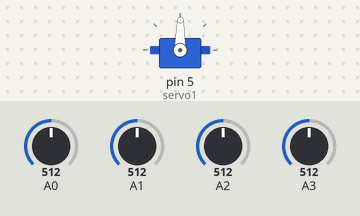
Bench run of a sketch on a simulated Arduino Uno, built with avr-gcc and run on an emulated ATmega328P. Shown: servo. The test bench sets the inputs (shaded band); at power-on: A0 = 512, A1 = 512, A2 = 512, A3 = 512.

Above: at 1.2 s.
1.3 s: A0 set to 716
At 2.0 s:
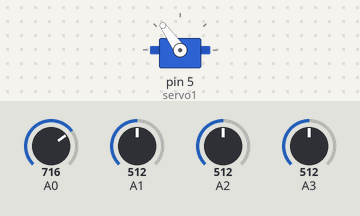
2.8 s: A0 set to 992
At 3.7 s:
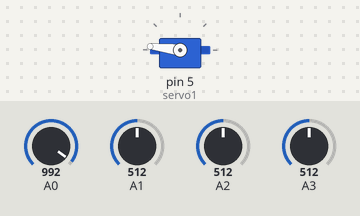
4.3 s: A0 set to 306
At 5.5 s:
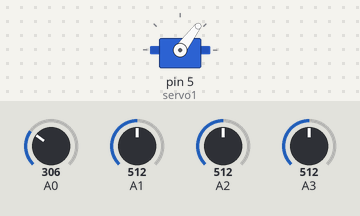
5.8 s: A0 set to 30
At 7.1 s:
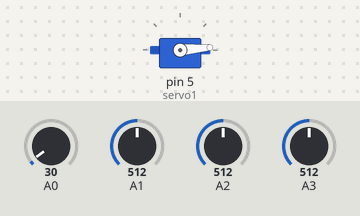
Timing chart, 0 to 8.4 s (numbered marks = the images above; inputs shaded):
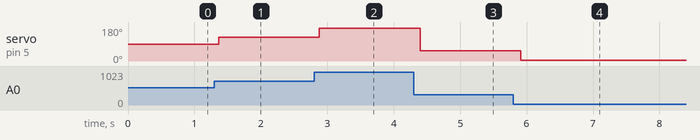

The sketch:

JoystickServomotor.ino
```cpp
/* ------------------------------------------------------------*/
/*           CONTROL 4 SERVOMOTORES CON 4 JOYSTICK             */
/* ------------------------------------------------------------*/
/* ------------------------------------------------------------*/
/* Autor: Iker Burguera                                        */
/* Email: ikerburguera@gmail.com                               */
/* Fecha: 08/04/13
/* ------------------------------------------------------------*/

#include <Servo.h>

Servo servo1,servo2,servo3,servo4;                                                              // Crea un Objeto servo1,servo2,servo3,servo4
int posXservo1,posYservo1,posXservo2,posYservo2,posXservo3,posYservo3,posXservo4,posYservo4;    // Variables X e Y de la posicion de los servos

void setup()
{
  servo1.attach(2);  // Selecionamos el pin 2 como el pin de control para el servo1.Salidas PWM
  servo1.attach(3);  // Selecionamos el pin 3 como el pin de control para el servo2.Salidas PWM
  servo1.attach(4);  // Selecionamos el pin 4 como el pin de control para el servo3.Salidas PWM
  servo1.attach(5);  // Selecionamos el pin 5 como el pin de control para el servo4.Salidas PWM
}

void loop()
{

  leerPosicionJoysticks();                   // Aunque leamos los dos valores, en este ejemplo solo vamos a utilizar el valor X para mapear el valor entre 0-180º del servo

  servo1.write(posXservo1);                  // Escribimos el valor leido X en el servo1.
  servo2.write(posXservo2);                  // Escribimos el valor leido X en el servo1.
  servo3.write(posXservo3);                  // Escribimos el valor leido X en el servo1.
  servo4.write(posXservo4);                  // Escribimos el valor leido X en el servo1.

  delay(150);                           // Y le damos un tiempo para que sea capaz de moverse
}

void leerPosicionJoysticks ()
{
  posXservo1  =  map(analogRead(0), 0, 1023, 0, 179);     // Establecemos la relacion entre los grados de giro y el PWM; Mapeamos el valor analogico comprendido entre 0-1023 a valor de 0-180 para simular los grados
  posYservo1  =  map(analogRead(1), 0, 1023, 0, 179);     // Establecemos la relacion entre los grados de giro y el PWM;

  posXservo2  =  map(analogRead(2), 0, 1023, 0, 179);     // Establecemos la relacion entre los grados de giro y el PWM;  Mapeamos el valor analogico comprendido entre 0-1023 a valor de 0-180 para simular los grados
  posYservo2  =  map(analogRead(3), 0, 1023, 0, 179);     // Establecemos la relacion entre los grados de giro y el PWM;

  posXservo3  =  map(analogRead(8), 0, 1023, 0, 179);     // Establecemos la relacion entre los grados de giro y el PWM; Mapeamos el valor analogico comprendido entre 0-1023 a valor de 0-180 para simular los grados
  posYservo3  =  map(analogRead(9), 0, 1023, 0, 179);     // Establecemos la relacion entre los grados de giro y el PWM;

  posXservo4  =  map(analogRead(10), 0, 1023, 0, 179);     // Establecemos la relacion entre los grados de giro y el PWM; Mapeamos el valor analogico comprendido entre 0-1023 a valor de 0-180 para simular los grados
  posYservo4  =  map(analogRead(11), 0, 1023, 0, 179);     // Establecemos la relacion entre los grados de giro y el PWM;
}
```

Measured:
- after the input at 1.3 s, servo on pin 5 (servo1): 89° → 125° after 0.07 s
- after the input at 2.8 s, servo on pin 5 (servo1): 125° → 173° after 0.08 s
- after the input at 4.3 s, servo on pin 5 (servo1): 173° → 53° after 0.10 s
- after the input at 5.8 s, servo on pin 5 (servo1): 53° → 5° after 0.11 s
